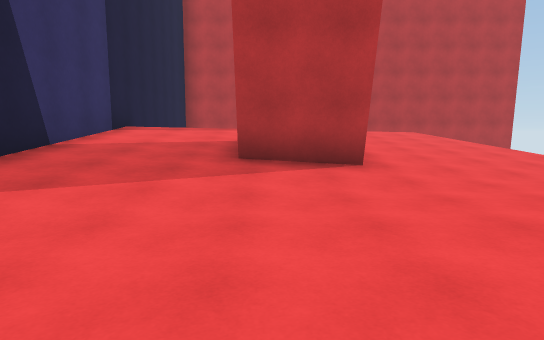
[1] (above)

20 first-person views from a walk through a 3-D level made in the Unity game engine. The camera is 1.3 m above the floor, tilts 6° down and sees 75° across. The floor is counted in squares, 2 m on a side. Each view is taken from the middle of a square. On the plan, view 1 faces up. The plan holds only what a view shows up to about 10 squares ahead; the rest is blank. The place goes on beyond the plan.

[2]
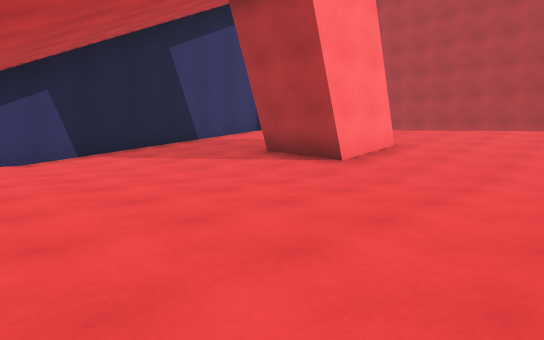

[3]
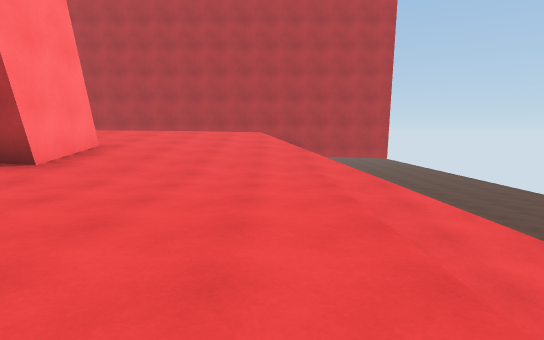

[4]
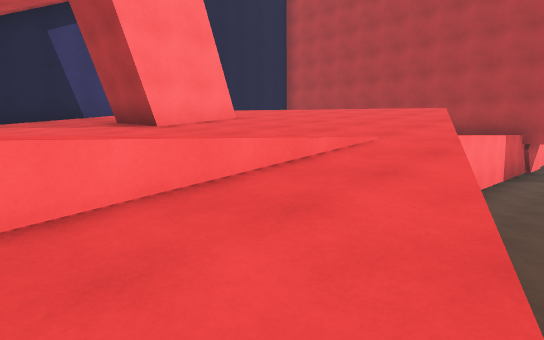

[5]
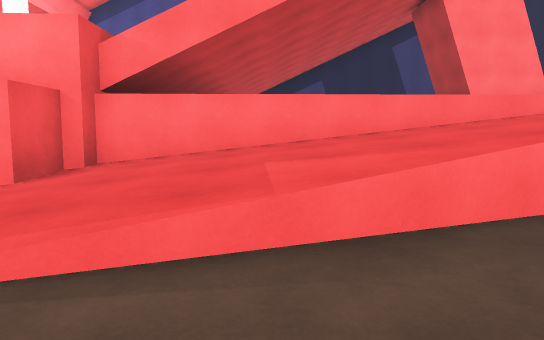

[6]
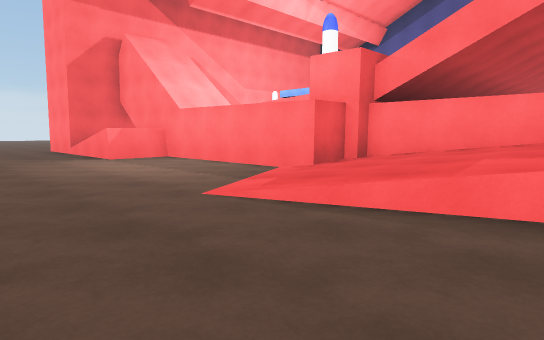

[7]
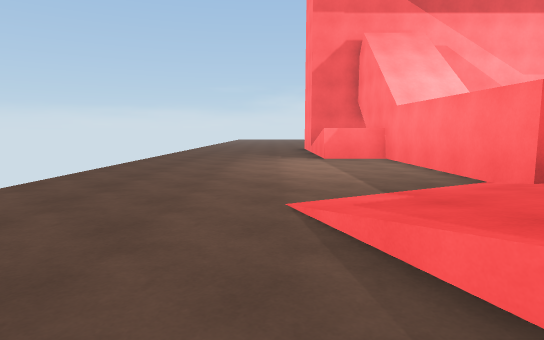

[8]
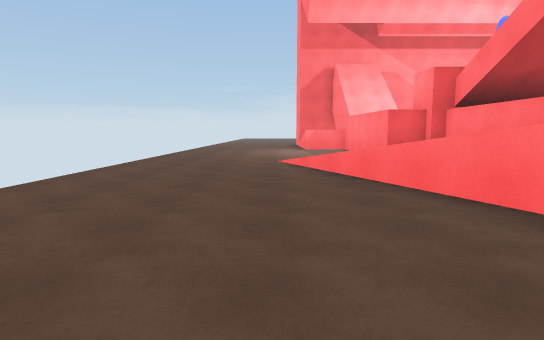

[9]
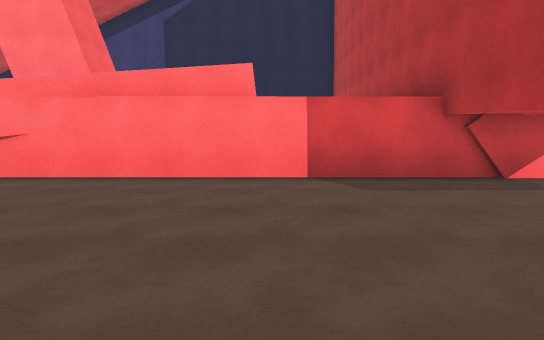

[10]
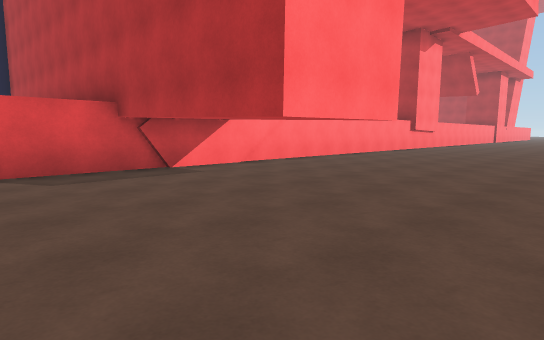

[11]
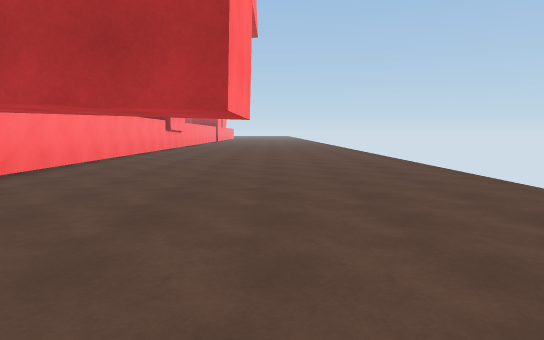

[12]
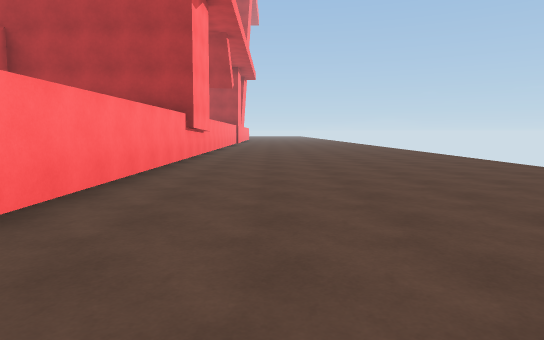

[13]
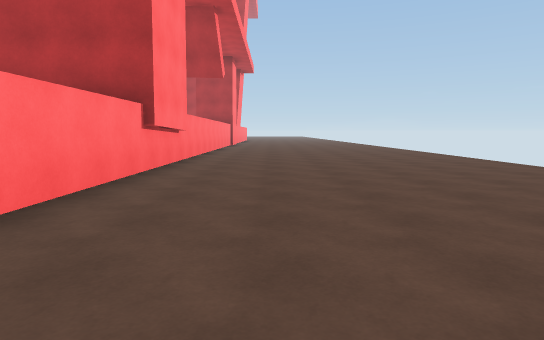

[14]
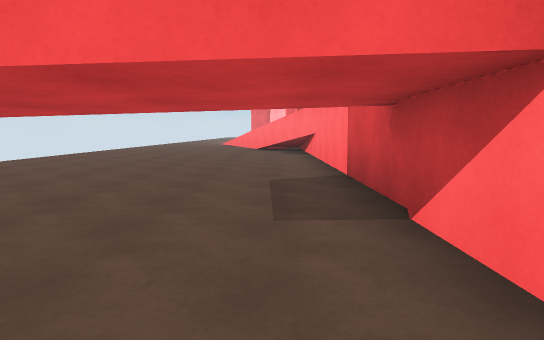

[15]
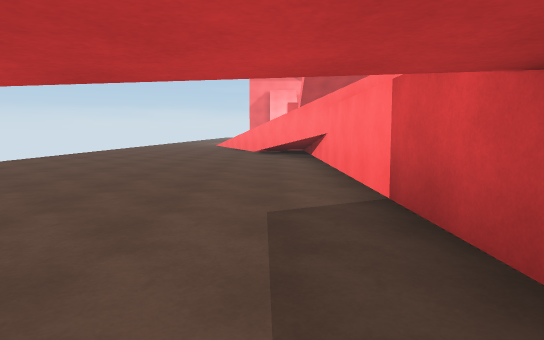

[16]
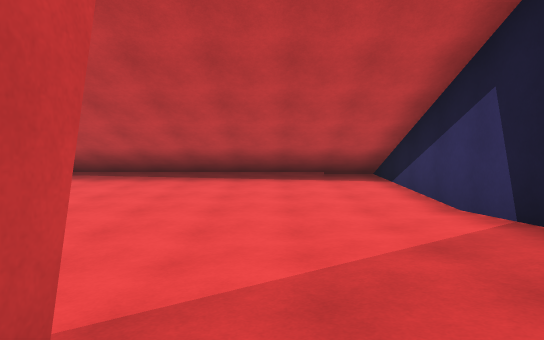

[17]
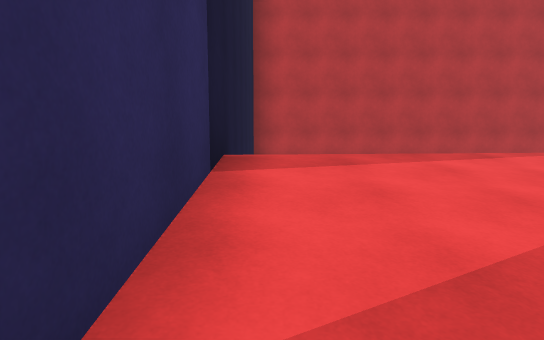

[18]
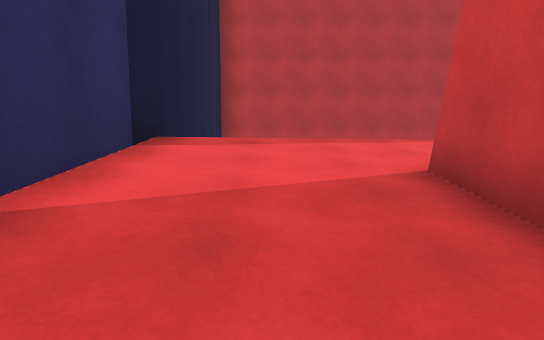

[19]
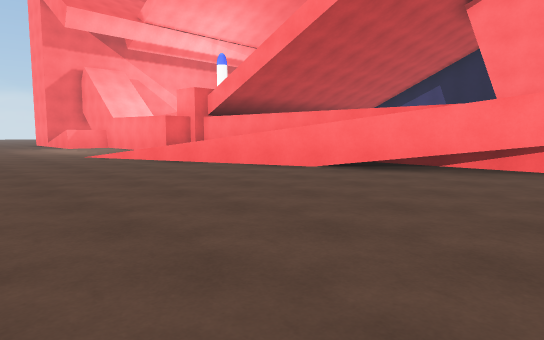

[20]
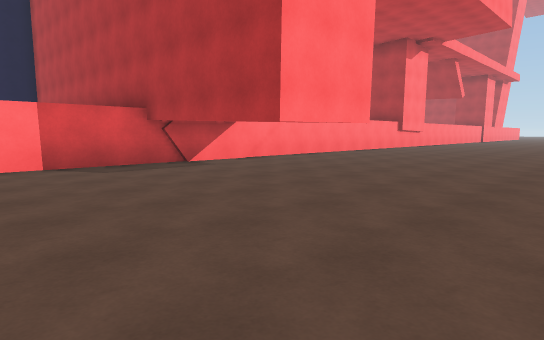

### Floor plan
Key: @ floor where view 1 was taken; # wall or solid block; x gap in a wall; . main floor; : floor 2.5 m higher than the main floor; / step, stairs or slope; = window, fence, low wall or low ledge; v drop or lower ground.
Columns run from 4 left of view 1 to 13 right of it. Each row starts with its distance up from view 1.
 28           #.......
 27           #.......
 26          ##.......
 25          #........
 24          #........
 23          #........
 22          #........
 21          #........
 20          #........
 19          #........
 18          ##.......
 17           #.......
 16           #..=....
 15      #   ##.#=....
 14  vvvvvv  #........
 13  v       x........
 12  v       :........
 11  v    vv/v........
 10  v vv/////........
  9 #v/////////.......
  8 #/////////#.......
  7 #///##/////.......
  6 #///##//////......
  5 #///##//:://......
  4 #/////:::://......
  3 #///:::::://#.....
  2 #/::::::::///.....
  1 #:::::::::////....
  0 #:::@:::::///=....
 -1 ##########////....
 -2  #########////....
 -3          ###/.....
 -4            #......
 -5            #......
 -6            #......
 -7            #......
 -8            #=.....

Where each view was taken, in squares from view 1:
view 1: 0 up, 0 right, facing up
view 2: 0 up, 5 right, facing up-left
view 3: 0 up, 5 right, facing up
view 4: 2 up, 8 right, facing up-left
view 5: 0 up, 11 right, facing left
view 6: 1 up, 12 right, facing down-left
view 7: 1 up, 10 right, facing down
view 8: 6 up, 10 right, facing down
view 9: 12 up, 11 right, facing left
view 10: 12 up, 12 right, facing up-left
view 11: 12 up, 10 right, facing up
view 12: 17 up, 8 right, facing up
view 13: 20 up, 8 right, facing up
view 14: 18 up, 7 right, facing down
view 15: 16 up, 7 right, facing down
view 16: 6 up, 1 left, facing down
view 17: 5 up, 3 left, facing up
view 18: 4 up, 2 left, facing up
view 19: 8 up, 13 right, facing down-left
view 20: 11 up, 13 right, facing up-left
